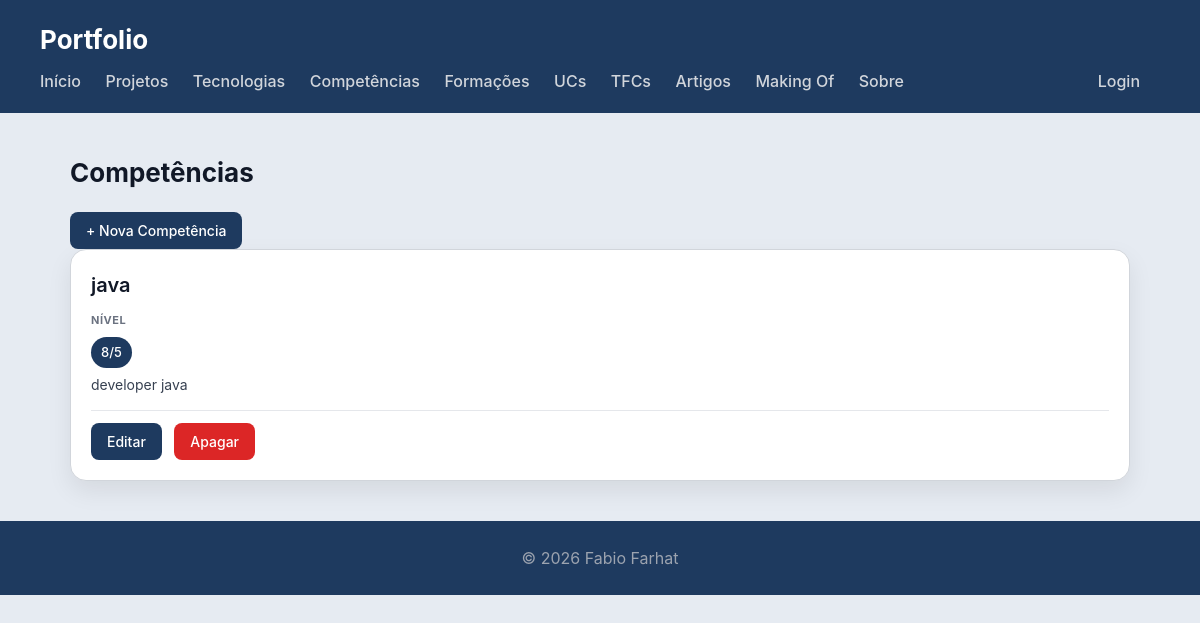
Before: /portfolio/competencias/ with the older database file.
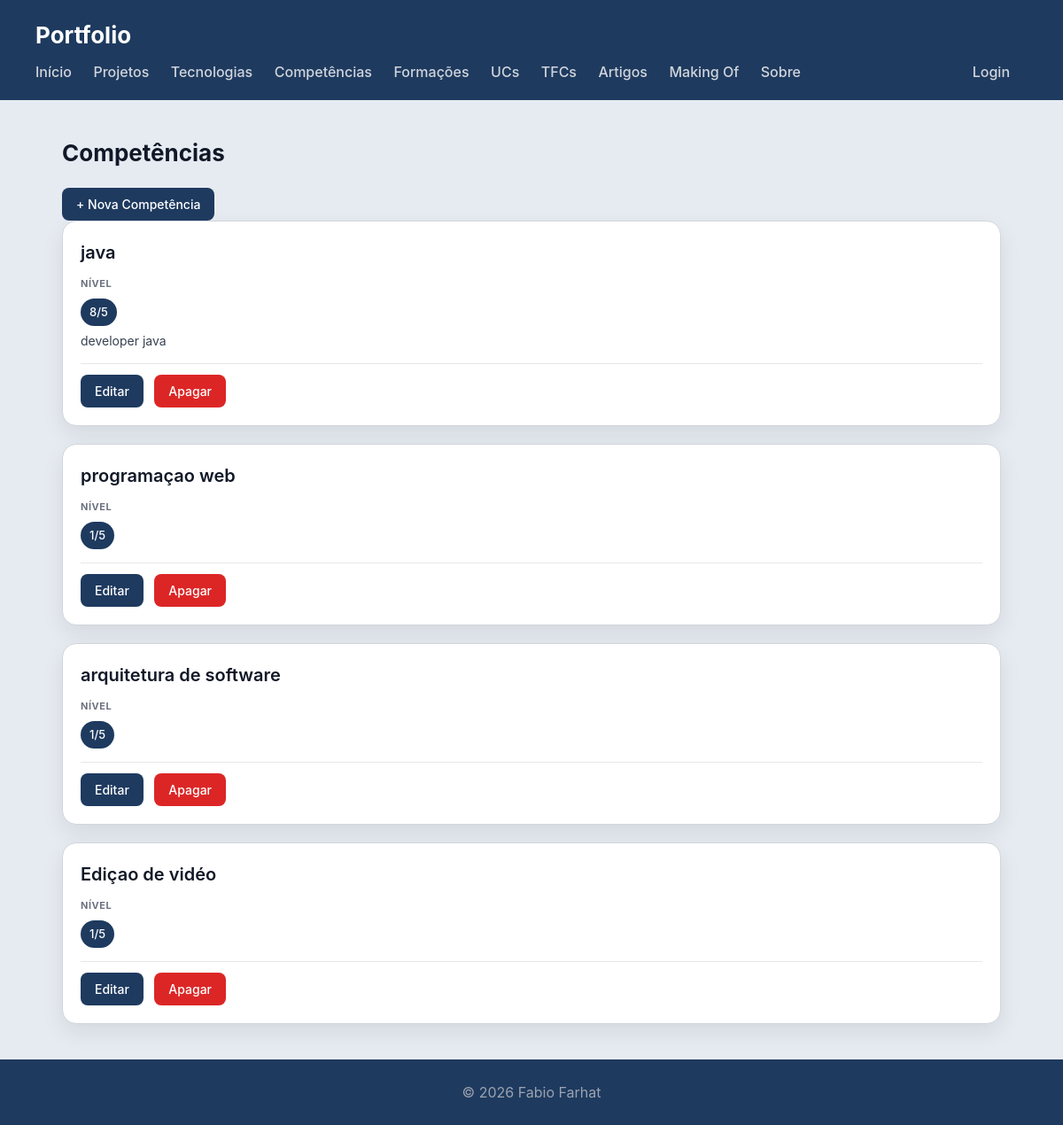
After: the same page with the newer database file.
### portfolio/models.py (models this page shows, shortened)
class Competencia(models.Model):
    nome = models.CharField(max_length=100)
    descricao = models.CharField(max_length=500, blank=True)
    tipo = models.CharField(max_length=50, blank=True, help_text="Hard Skill ou Soft Skill")  # NOVO
    nivel = models.IntegerField(default=1, help_text="Nível de proficiência")
    class Meta:
        verbose_name_plural = "Competências"

### portfolio/views.py (the view)
# urls.py: path('competencias/', views.competencias_view, name="competencias"),
def competencias_view(request):
    competencias = Competencia.objects.all()
    return render(request, 'portfolio/competencias.html', {
        'competencias': competencias,
        'is_gestor': request.user.is_authenticated and is_gestor(request.user),
    })

### portfolio/templates/portfolio/competencias.html (shortened to what this page needs)
{% extends "portfolio/base.html" %}
{% block content %}
<h2>Competências</h2>
<p><a href="{% url 'portfolio:competencia_criar' %}" class="btn">+ Nova Competência</a></p>
<section>
    {% for comp in competencias %}
    <article>
        <header>
            <h3>{{ comp.nome }}</h3>
        </header>
        <section>
            <h4>Nível</h4>
            <ul>
                <li>{{ comp.nivel }}/5</li>
            </ul>
            {% if comp.descricao %}
                <p>{{ comp.descricao }}</p>
            {% endif %}
        </section>
        <section class="acoes">
            <a href="{% url 'portfolio:competencia_editar' comp.id %}" class="btn">Editar</a>
            <a href="{% url 'portfolio:competencia_apagar' comp.id %}" class="btn btn-danger">Apagar</a>
        </section>
    </article>
    {% empty %}
        <p>Sem competências registadas.</p>
    {% endfor %}
</section>
{% endblock %}

Changed rows visible on the page:
added Competencia: nome "programaçao web", nivel "1"
added Competencia: nome "arquitetura de software", nivel "1"
added Competencia: nome "Ediçao de vidéo", nivel "1"
